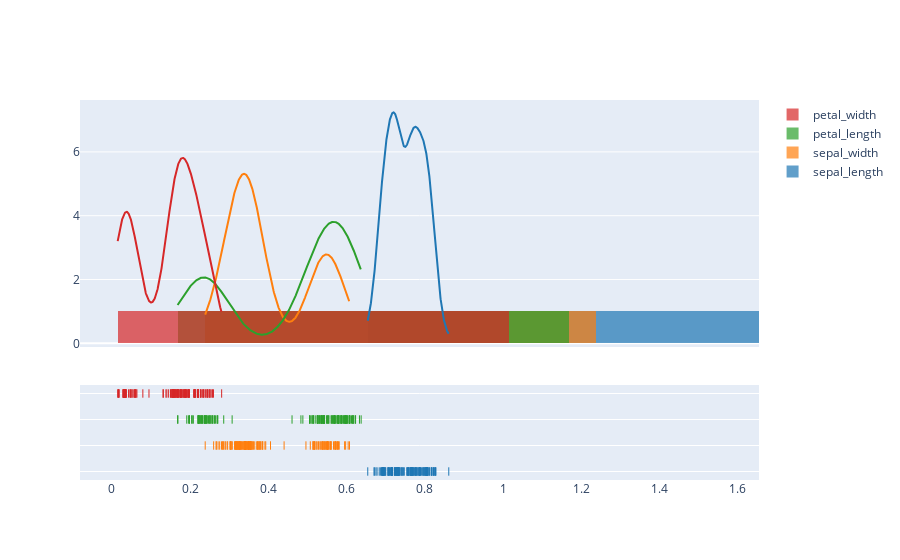

The code cell stored with this chart in its notebook:
### Code cell
# after scaling
fig = ff.create_distplot([df_Vector['sepal_length'],df_Vector['sepal_width'],df_Vector['petal_length'],df_Vector['petal_width']],
                         group_labels=['sepal_length', 'sepal_width', 'petal_length', 'petal_width'])
fig

### Figure 1 — Plotly figure (JSON) as saved in the notebook; plotly's stock layout.template omitted (floating-point values rounded to 4 significant figures; data arrays with more than 128 entries replaced by an {"elided": "..."} marker saying what was removed)
{"data": [{"autobinx": false, "histnorm": "probability density", "legendgroup": "sepal_length", "marker": {"color": "rgb(31, 119, 180)"}, "name": "sepal_length", "opacity": 0.7, "type": "histogram", "x": {"elided": "150 float values"}, "xaxis": "x", "xbins": {"end": 0.8609, "size": 1, "start": 0.6539}, "yaxis": "y"}, {"autobinx": false, "histnorm": "probability density", "legendgroup": "sepal_width", "marker": {"color": "rgb(255, 127, 14)"}, "name": "sepal_width", "opacity": 0.7, "type": "histogram", "x": {"elided": "150 float values"}, "xaxis": "x", "xbins": {"end": 0.6071, "size": 1, "start": 0.2384}, "yaxis": "y"}, {"autobinx": false, "histnorm": "probability density", "legendgroup": "petal_length", "marker": {"color": "rgb(44, 160, 44)"}, "name": "petal_length", "opacity": 0.7, "type": "histogram", "x": {"elided": "150 float values"}, "xaxis": "x", "xbins": {"end": 0.637, "size": 1, "start": 0.1678}, "yaxis": "y"}, {"autobinx": false, "histnorm": "probability density", "legendgroup": "petal_width", "marker": {"color": "rgb(214, 39, 40)"}, "name": "petal_width", "opacity": 0.7, "type": "histogram", "x": {"elided": "150 float values"}, "xaxis": "x", "xbins": {"end": 0.2804, "size": 1, "start": 0.01473}, "yaxis": "y"}, {"legendgroup": "sepal_length", "marker": {"color": "rgb(31, 119, 180)"}, "mode": "lines", "name": "sepal_length", "showlegend": false, "type": "scatter", "x": {"elided": "500 float values"}, "xaxis": "x", "y": {"elided": "500 float values"}, "yaxis": "y"}, {"legendgroup": "sepal_width", "marker": {"color": "rgb(255, 127, 14)"}, "mode": "lines", "name": "sepal_width", "showlegend": false, "type": "scatter", "x": {"elided": "500 float values"}, "xaxis": "x", "y": {"elided": "500 float values"}, "yaxis": "y"}, {"legendgroup": "petal_length", "marker": {"color": "rgb(44, 160, 44)"}, "mode": "lines", "name": "petal_length", "showlegend": false, "type": "scatter", "x": {"elided": "500 float values"}, "xaxis": "x", "y": {"elided": "500 float values"}, "yaxis": "y"}, {"legendgroup": "petal_width", "marker": {"color": "rgb(214, 39, 40)"}, "mode": "lines", "name": "petal_width", "showlegend": false, "type": "scatter", "x": {"elided": "500 float values"}, "xaxis": "x", "y": {"elided": "500 float values"}, "yaxis": "y"}, {"legendgroup": "sepal_length", "marker": {"color": "rgb(31, 119, 180)", "symbol": "line-ns-open"}, "mode": "markers", "name": "sepal_length", "showlegend": false, "type": "scatter", "x": {"elided": "150 float values"}, "xaxis": "x", "y": {"elided": "150 str values"}, "yaxis": "y2"}, {"legendgroup": "sepal_width", "marker": {"color": "rgb(255, 127, 14)", "symbol": "line-ns-open"}, "mode": "markers", "name": "sepal_width", "showlegend": false, "type": "scatter", "x": {"elided": "150 float values"}, "xaxis": "x", "y": {"elided": "150 str values"}, "yaxis": "y2"}, {"legendgroup": "petal_length", "marker": {"color": "rgb(44, 160, 44)", "symbol": "line-ns-open"}, "mode": "markers", "name": "petal_length", "showlegend": false, "type": "scatter", "x": {"elided": "150 float values"}, "xaxis": "x", "y": {"elided": "150 str values"}, "yaxis": "y2"}, {"legendgroup": "petal_width", "marker": {"color": "rgb(214, 39, 40)", "symbol": "line-ns-open"}, "mode": "markers", "name": "petal_width", "showlegend": false, "type": "scatter", "x": {"elided": "150 float values"}, "xaxis": "x", "y": {"elided": "150 str values"}, "yaxis": "y2"}], "layout": {"barmode": "overlay", "hovermode": "closest", "legend": {"traceorder": "reversed"}, "xaxis": {"anchor": "y2", "domain": [0, 1], "zeroline": false}, "yaxis": {"anchor": "free", "domain": [0.35, 1], "position": 0}, "yaxis2": {"anchor": "x", "domain": [0, 0.25], "dtick": 1, "showticklabels": false}}}
